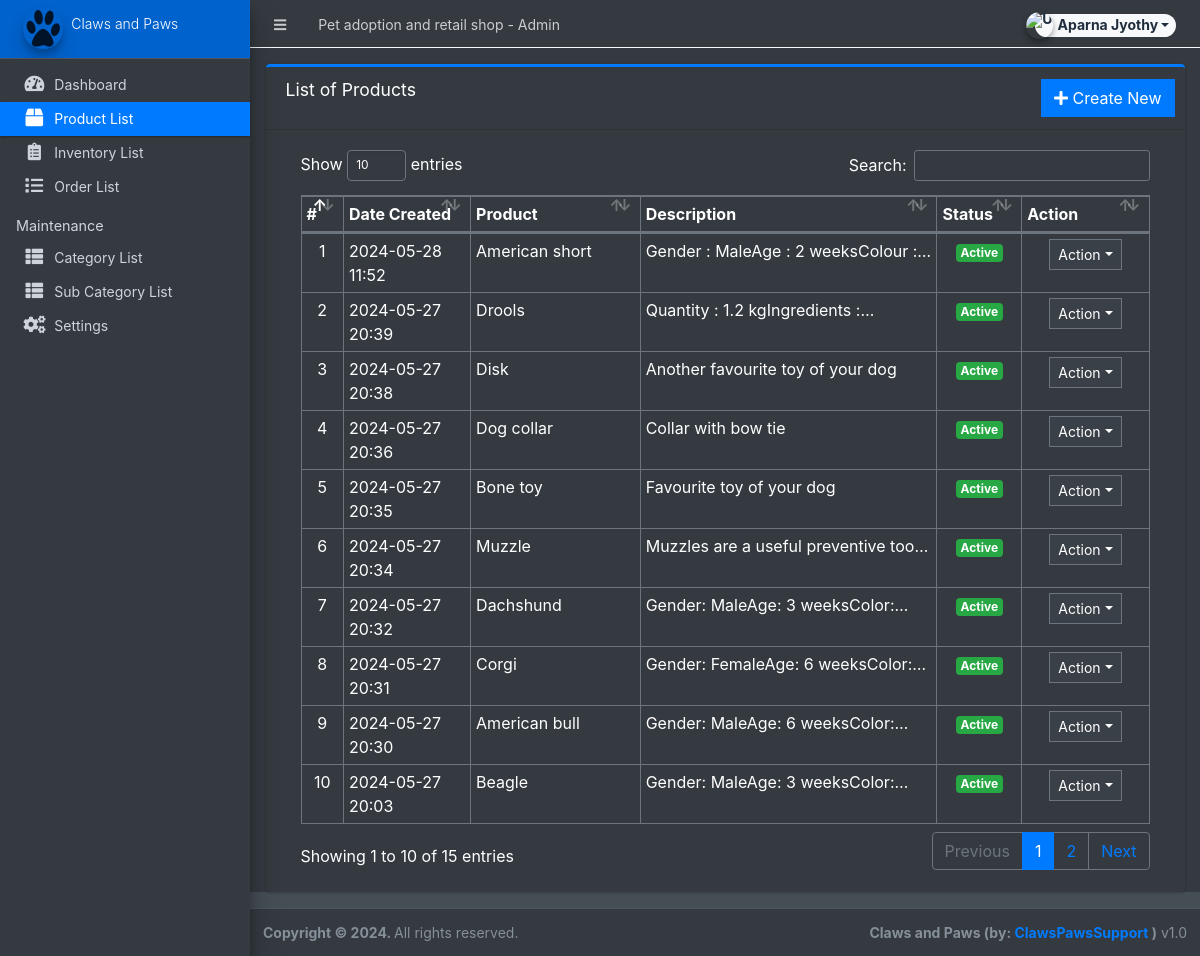
/admin/?page=product (signed in), run on the app's committed database.
### tables this page shows
CREATE TABLE `products` (
  `id` int NOT NULL AUTO_INCREMENT,
  `category_id` int NOT NULL,
  `sub_category_id` int NOT NULL,
  `product_name` varchar(250) NOT NULL,
  `description` text NOT NULL,
  `status` tinyint(1) NOT NULL DEFAULT '1',
  `date_created` datetime NOT NULL DEFAULT CURRENT_TIMESTAMP,
  PRIMARY KEY (`id`)
);

### admin/product/index.php (the view, shortened to what this page needs)
<div class="card card-outline card-primary">
	<div class="card-header">
		<h3 class="card-title">List of Products</h3>
		<div class="card-tools">
			<a href="?page=product/manage_product" class="btn btn-flat btn-primary"><span class="fas fa-plus"></span>  Create New</a>
		</div>
	</div>
	<div class="card-body">
		<div class="container-fluid">
        <div class="container-fluid">
			<table class="table table-bordered table-stripped">
				<colgroup>
					<col width="5%">
					<col width="15%">
					<col width="20%">
					<col width="35%">
					<col width="10%">
					<col width="15%">
				</colgroup>
				<thead>
					<tr>
						<th>#</th>
						<th>Date Created</th>
						<th>Product</th>
						<th>Description</th>
						<th>Status</th>
						<th>Action</th>
					</tr>
				</thead>
				<tbody>
					<?php
					$i = 1;
						$qry = $conn->query("SELECT * from `products` order by unix_timestamp(date_created) desc ");
						while($row = $qry->fetch_assoc()):
                            $row['description'] = strip_tags(stripslashes(html_entity_decode($row['description'])));
					?>
						<tr>
							<td class="text-center"><?php echo $i++; ?></td>
							<td><?php echo date("Y-m-d H:i",strtotime($row['date_created'])) ?></td>
							<td><?php echo $row['product_name'] ?></td>
							<td ><p class="truncate-1 m-0"><?php echo $row['description'] ?></p></td>
							<td class="text-center">
                                <?php if($row['status'] == 1): ?>
                                    <span class="badge badge-success">Active</span>
                                <?php else: ?>
                                    <span class="badge badge-danger">Inactive</span>
                                <?php endif; ?>
                            </td>
							<td align="center">
								 <button type="button" class="btn btn-flat btn-default btn-sm dropdown-toggle dropdown-icon" data-toggle="dropdown">
				                  		Action
				                  </button>
							</td>
						</tr>
					<?php endwhile; ?>
				</tbody>
			</table>
		</div>
		</div>
	</div>
</div>

### data on the page
products: date_created "2024-05-28 11:52", product_name "American short", description "Gender : MaleAge : 2 weeksColour…", status "Active"
products: date_created "2024-05-27 20:39", product_name "Drools", description "Quantity : 1.2 kgIngredients…", status "Active"
products: date_created "2024-05-27 20:38", product_name "Disk", description "Another favourite toy of your dog", status "Active"
products: date_created "2024-05-27 20:36", product_name "Dog collar", description "Collar with bow tie", status "Active"
products: date_created "2024-05-27 20:35", product_name "Bone toy", description "Favourite toy of your dog", status "Active"
products: date_created "2024-05-27 20:34", product_name "Muzzle", description "Muzzles are a useful preventive…", status "Active"
products: date_created "2024-05-27 20:32", product_name "Dachshund", description "Gender: MaleAge: 3…", status "Active"
products: date_created "2024-05-27 20:31", product_name "Corgi", description "Gender: FemaleAge: 6…", status "Active"
products: date_created "2024-05-27 20:30", product_name "American bull", description "Gender: MaleAge: 6…", status "Active"
products: date_created "2024-05-27 20:03", product_name "Beagle", description "Gender: MaleAge: 3…", status "Active"

### other printed values
$_settings->info('name') "Pet adoption and retail shop"
$_settings->userdata('firstname').' '.$_settings->userdata('lastname') "Aparna Jyothy"
$_settings->info('short_name') "Claws and Paws"
